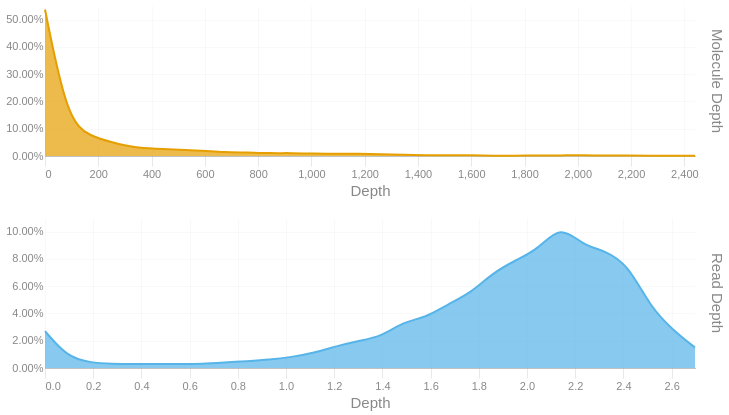

This figure's notebook cell:
### Code cell
readdep = depth_hist(tb['Read Depth'], q99, 3)
readdep = readdep.with_columns(pl.lit('Read Depth').alias('Metric'))
if not SKIPLR:
    moldep = depth_hist(tb['Molecule Depth'], mol_q99, 1)
    moldep = moldep.with_columns(pl.lit('Molecule Depth').alias('Metric'))
    _hist = pl.concat([readdep, moldep])
    _hist = _hist.filter(pl.col('Proportion') != 0)
    with SafeRender(_hist):
        (
            alt.Chart(_hist)        
            .mark_area(interpolate = "basis")
            .encode(
                x=alt.X('Bin:Q').scale(domainMin=0).axis(alt.Axis(title='Depth')),
                y = alt.Y('Proportion:Q', title = None).axis(format = '.2%'),
                color = alt.Color('Metric:N').legend(None),
                row = alt.Row("Metric:N").header(title = None, labelOrient = 'right'),
                tooltip = [
                    alt.Tooltip("Metric:N", title = "Metric"),
                    alt.Tooltip('Interval:N', title = "Depth Interval"),
                    alt.Tooltip('Proportion:Q', title = "% Alignments").format('.2%')
                ]
            )
            .resolve_scale(x='independent', y='independent')
            .properties(
                height = 150, width = 650,
                usermeta={'embedOptions': {'downloadFileName': f'{samplename}.depth.hist'}}
            )
        ).display()
else:
    readdep = readdep.filter(pl.col('Proportion') != 0)
    with SafeRender(readdep):
        (
            alt.Chart(readdep)        
            .mark_area(interpolate = "basis")
            .encode(
                x=alt.X('Bin:Q').scale(domainMin=0).axis(alt.Axis(title='Depth')),
                y = alt.Y('Proportion:Q', title = None).axis(format = '.2%'),
                tooltip = [
                    alt.Tooltip('Interval:N', title = "Depth Interval"),
                    alt.Tooltip('Proportion:Q', title = "% Alignments").format('.2%')
                ]
            )
            .properties(
                usermeta={'embedOptions': {'downloadFileName': f'{samplename}.depth.hist'}}
            )
        ).display()

### Figure 1 — Vega-Lite specification as saved in the notebook (floating-point values rounded to 4 significant figures)
{"width": 650, "height": 150, "config": {"title": {"anchor": "start", "dy": -15, "fontSize": 18, "color": "#888888", "subtitleColor": "#888888", "subtitleFontSize": 14}, "arc": {"fill": "#0072B2"}, "axis": {"domainColor": "#888888", "domainWidth": 0.5, "gridWidth": 0.2, "grid": false, "titleFontWeight": 400, "titleFontSize": 15, "labelFontSize": 11, "labelColor": "#888888", "tickColor": "#888888", "tickWidth": 0.2, "titleColor": "#888888"}, "axisBand": {"grid": false}, "axisX": {"grid": true, "tickSize": 10, "domainCap": "round"}, "axisY": {"domain": false, "grid": true, "tickSize": 0, "domainCap": "round"}, "background": "transparent", "header": {"labelFontSize": 15, "labelColor": "#888888", "titleFontSize": 15, "titleFontWeight": 600, "titleColor": "#888888"}, "legend": {"labelFont": "sans-serif", "labelFontSize": 12, "labelColor": "#888888", "symbolSize": 100, "symbolType": "circle", "titleFontSize": 12, "titlePadding": 10, "titleColor": "#888888", "title": null}, "range": {"category": ["#E69F00", "#56B4E9", "#009E73", "#F0E442", "#0072B2", "#D55E00", "#CC79A7", "#000000"], "diverging": ["#cfe8f3", "#a2d4ec", "#73bfe2", "#46abdb", "#1696d2", "#12719e"]}, "area": {"fill": "#0072B2", "fillOpacity": 0.7, "line": true, "strokeOpacity": 0.7}, "line": {"color": "#0072B2", "stroke": "#0072B2", "strokeWidth": 2}, "trail": {"color": "#0072B2", "stroke": "#0072B2", "strokeWidth": 0, "size": 1}, "point": {"filled": true, "fillOpacity": 1.0, "size": 95}, "text": {"color": "#888888", "fontSize": 11, "align": "right", "fontWeight": 400, "size": 11}, "bar": {"fill": "#0072B2", "stroke": null}, "view": {"stroke": null, "continuousWidth": 660, "continuousHeight": 400}}, "data": {"name": "data-2da5a0912641dafb014a29bade6edf96"}, "mark": {"type": "area", "interpolate": "basis"}, "encoding": {"color": {"field": "Metric", "legend": null, "type": "nominal"}, "row": {"field": "Metric", "header": {"title": null, "labelOrient": "right"}, "type": "nominal"}, "tooltip": [{"field": "Metric", "title": "Metric", "type": "nominal"}, {"field": "Interval", "title": "Depth Interval", "type": "nominal"}, {"field": "Proportion", "format": ".2%", "title": "% Alignments", "type": "quantitative"}], "x": {"axis": {"title": "Depth"}, "field": "Bin", "scale": {"domainMin": 0}, "type": "quantitative"}, "y": {"axis": {"format": ".2%"}, "field": "Proportion", "title": null, "type": "quantitative"}}, "resolve": {"scale": {"x": "independent", "y": "independent"}}, "usermeta": {"embedOptions": {"downloadFileName": "S6_Musquodoboit_1550.depth.hist"}}, "$schema": "https://vega.github.io/schema/vega-lite/v6.1.0.json", "datasets": {"data-2da5a0912641dafb014a29bade6edf96": [{"Bin": 0.0, "Interval": "0.0-0.093", "Proportion": 0.027, "Metric": "Read Depth"}, {"Bin": 0.093, "Interval": "0.093-0.186", "Proportion": 0.008, "Metric": "Read Depth"}, {"Bin": 0.186, "Interval": "0.186-0.279", "Proportion": 0.004, "Metric": "Read Depth"}, {"Bin": 0.279, "Interval": "0.279-0.372", "Proportion": 0.003, "Metric": "Read Depth"}, {"Bin": 0.372, "Interval": "0.372-0.465", "Proportion": 0.003, "Metric": "Read Depth"}, {"Bin": 0.465, "Interval": "0.465-0.558", "Proportion": 0.003, "Metric": "Read Depth"}, {"Bin": 0.558, "Interval": "0.558-0.651", "Proportion": 0.003, "Metric": "Read Depth"}, {"Bin": 0.651, "Interval": "0.651-0.744", "Proportion": 0.003, "Metric": "Read Depth"}, {"Bin": 0.744, "Interval": "0.744-0.837", "Proportion": 0.004, "Metric": "Read Depth"}, {"Bin": 0.837, "Interval": "0.837-0.93", "Proportion": 0.005, "Metric": "Read Depth"}, {"Bin": 0.93, "Interval": "0.93-1.023", "Proportion": 0.006, "Metric": "Read Depth"}, {"Bin": 1.023, "Interval": "1.023-1.116", "Proportion": 0.008, "Metric": "Read Depth"}, {"Bin": 1.116, "Interval": "1.116-1.209", "Proportion": 0.011, "Metric": "Read Depth"}, {"Bin": 1.209, "Interval": "1.209-1.302", "Proportion": 0.016, "Metric": "Read Depth"}, {"Bin": 1.302, "Interval": "1.302-1.395", "Proportion": 0.02, "Metric": "Read Depth"}, {"Bin": 1.395, "Interval": "1.395-1.488", "Proportion": 0.023, "Metric": "Read Depth"}, {"Bin": 1.488, "Interval": "1.488-1.581", "Proportion": 0.034, "Metric": "Read Depth"}, {"Bin": 1.581, "Interval": "1.581-1.674", "Proportion": 0.037, "Metric": "Read Depth"}, {"Bin": 1.674, "Interval": "1.674-1.767", "Proportion": 0.047, "Metric": "Read Depth"}, {"Bin": 1.767, "Interval": "1.767-1.86", "Proportion": 0.055, "Metric": "Read Depth"}, {"Bin": 1.86, "Interval": "1.86-1.953", "Proportion": 0.07, "Metric": "Read Depth"}, {"Bin": 1.953, "Interval": "1.953-2.046", "Proportion": 0.079, "Metric": "Read Depth"}, {"Bin": 2.046, "Interval": "2.046-2.139", "Proportion": 0.087, "Metric": "Read Depth"}, {"Bin": 2.139, "Interval": "2.139-2.232", "Proportion": 0.105, "Metric": "Read Depth"}, {"Bin": 2.232, "Interval": "2.232-2.325", "Proportion": 0.09, "Metric": "Read Depth"}, {"Bin": 2.325, "Interval": "2.325-2.418", "Proportion": 0.086, "Metric": "Read Depth"}, {"Bin": 2.418, "Interval": "2.418-2.511", "Proportion": 0.076, "Metric": "Read Depth"}, {"Bin": 2.511, "Interval": "2.511-2.604", "Proportion": 0.045, "Metric": "Read Depth"}, {"Bin": 2.604, "Interval": "2.604-2.697", "Proportion": 0.028, "Metric": "Read Depth"}, {"Bin": 2.697, "Interval": "2.697-2.79", "Proportion": 0.015, "Metric": "Read Depth"}, {"Bin": 0.0, "Interval": "0.0-84.1", "Proportion": 0.537, "Metric": "Molecule Depth"}, {"Bin": 84.1, "Interval": "84.1-168.3", "Proportion": 0.131, "Metric": "Molecule Depth"}, {"Bin": 168.3, "Interval": "168.3-252.4", "Proportion": 0.073, "Metric": "Molecule Depth"}, {"Bin": 252.4, "Interval": "252.4-336.5", "Proportion": 0.05, "Metric": "Molecule Depth"}, {"Bin": 336.5, "Interval": "336.5-420.7", "Proportion": 0.03, "Metric": "Molecule Depth"}, {"Bin": 420.7, "Interval": "420.7-504.8", "Proportion": 0.027, "Metric": "Molecule Depth"}, {"Bin": 504.8, "Interval": "504.8-588.9", "Proportion": 0.023, "Metric": "Molecule Depth"}, {"Bin": 588.9, "Interval": "588.9-673.1", "Proportion": 0.02, "Metric": "Molecule Depth"}, {"Bin": 673.1, "Interval": "673.1-757.2", "Proportion": 0.014, "Metric": "Molecule Depth"}, {"Bin": 757.2, "Interval": "757.2-841.4", "Proportion": 0.013, "Metric": "Molecule Depth"}, {"Bin": 841.4, "Interval": "841.4-925.5", "Proportion": 0.01, "Metric": "Molecule Depth"}, {"Bin": 925.5, "Interval": "925.5-1009.6", "Proportion": 0.011, "Metric": "Molecule Depth"}, {"Bin": 1010.0, "Interval": "1009.6-1093.8", "Proportion": 0.009, "Metric": "Molecule Depth"}, {"Bin": 1094.0, "Interval": "1093.8-1177.9", "Proportion": 0.008, "Metric": "Molecule Depth"}, {"Bin": 1178.0, "Interval": "1177.9-1262.0", "Proportion": 0.009, "Metric": "Molecule Depth"}, {"Bin": 1262.0, "Interval": "1262.0-1346.2", "Proportion": 0.007, "Metric": "Molecule Depth"}, {"Bin": 1346.0, "Interval": "1346.2-1430.3", "Proportion": 0.004, "Metric": "Molecule Depth"}, {"Bin": 1430.0, "Interval": "1430.3-1514.4", "Proportion": 0.003, "Metric": "Molecule Depth"}, {"Bin": 1514.0, "Interval": "1514.4-1598.6", "Proportion": 0.003, "Metric": "Molecule Depth"}, {"Bin": 1599.0, "Interval": "1598.6-1682.7", "Proportion": 0.003, "Metric": "Molecule Depth"}, {"Bin": 1683.0, "Interval": "1682.7-1766.8", "Proportion": 0.001, "Metric": "Molecule Depth"}, {"Bin": 1767.0, "Interval": "1766.8-1851.0", "Proportion": 0.001, "Metric": "Molecule Depth"}, {"Bin": 1851.0, "Interval": "1851.0-1935.1", "Proportion": 0.002, "Metric": "Molecule Depth"}, {"Bin": 1935.0, "Interval": "1935.1-2019.2", "Proportion": 0.002, "Metric": "Molecule Depth"}, {"Bin": 2019.0, "Interval": "2019.2-2103.4", "Proportion": 0.003, "Metric": "Molecule Depth"}, {"Bin": 2103.0, "Interval": "2103.4-2187.5", "Proportion": 0.001, "Metric": "Molecule Depth"}, {"Bin": 2188.0, "Interval": "2187.5-2271.6", "Proportion": 0.002, "Metric": "Molecule Depth"}, {"Bin": 2272.0, "Interval": "2271.6-2355.8", "Proportion": 0.001, "Metric": "Molecule Depth"}, {"Bin": 2356.0, "Interval": "2355.8-2439.9", "Proportion": 0.001, "Metric": "Molecule Depth"}, {"Bin": 2440.0, "Interval": "2439.9-2524.05", "Proportion": 0.001, "Metric": "Molecule Depth"}]}}
